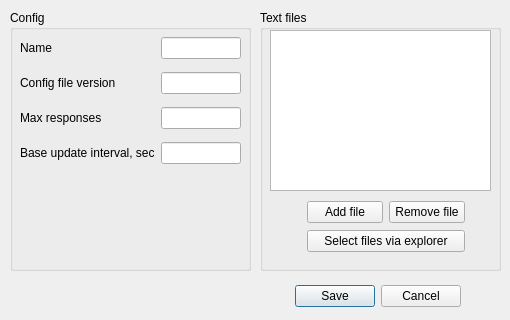
<?xml version="1.0" encoding="UTF-8"?>
<ui version="4.0">
    <class>SettingsDialog</class>
    <widget class="QDialog" name="SettingsDialog">
        <property name="geometry">
            <rect>
                <x>0</x>
                <y>0</y>
                <width>510</width>
                <height>320</height>
            </rect>
        </property>
        <property name="sizePolicy">
            <sizepolicy hsizetype="Fixed" vsizetype="Fixed">
                <horstretch>0</horstretch>
                <verstretch>0</verstretch>
            </sizepolicy>
        </property>
        <property name="minimumSize">
            <size>
                <width>510</width>
                <height>320</height>
            </size>
        </property>
        <property name="maximumSize">
            <size>
                <width>510</width>
                <height>320</height>
            </size>
        </property>
        <property name="windowTitle">
            <string>Settings</string>
        </property>
        <widget class="QDialogButtonBox" name="buttonBox">
            <property name="geometry">
                <rect>
                    <x>50</x>
                    <y>280</y>
                    <width>411</width>
                    <height>32</height>
                </rect>
            </property>
            <property name="orientation">
                <enum>Qt::Horizontal</enum>
            </property>
            <property name="standardButtons">
                <set>QDialogButtonBox::Cancel|QDialogButtonBox::Save</set>
            </property>
            <property name="centerButtons">
                <bool>false</bool>
            </property>
        </widget>
        <widget class="QGroupBox" name="groupBox">
            <property name="geometry">
                <rect>
                    <x>10</x>
                    <y>10</y>
                    <width>241</width>
                    <height>261</height>
                </rect>
            </property>
            <property name="title">
                <string>Config</string>
            </property>
            <widget class="QWidget" name="">
                <property name="geometry">
                    <rect>
                        <x>10</x>
                        <y>20</y>
                        <width>221</width>
                        <height>141</height>
                    </rect>
                </property>
                <layout class="QGridLayout" name="gridLayout" columnstretch="1,1">
                    <item row="0" column="0">
                        <widget class="QLabel" name="labelName">
                            <property name="text">
                                <string>Name</string>
                            </property>
                        </widget>
                    </item>
                    <item row="0" column="1">
                        <widget class="QLineEdit" name="lineEditName">
                            <property name="enabled">
                                <bool>true</bool>
                            </property>
                            <property name="readOnly">
                                <bool>true</bool>
                            </property>
                        </widget>
                    </item>
                    <item row="1" column="0">
                        <widget class="QLabel" name="labelVersion">
                            <property name="text">
                                <string>Config file version</string>
                            </property>
                        </widget>
                    </item>
                    <item row="1" column="1">
                        <widget class="QLineEdit" name="lineEditVersion">
                            <property name="enabled">
                                <bool>true</bool>
                            </property>
                            <property name="readOnly">
                                <bool>true</bool>
                            </property>
                        </widget>
                    </item>
                    <item row="2" column="0">
                        <widget class="QLabel" name="labelResposes">
                            <property name="text">
                                <string>Max responses</string>
                            </property>
                        </widget>
                    </item>
                    <item row="2" column="1">
                        <widget class="QLineEdit" name="lineEditMaxResponses"/>
                    </item>
                    <item row="3" column="0">
                        <widget class="QLabel" name="labelUpdateInterval">
                            <property name="text">
                                <string>Base update interval, sec</string>
                            </property>
                        </widget>
                    </item>
                    <item row="3" column="1">
                        <widget class="QLineEdit" name="lineEditUpdateInterval"/>
                    </item>
                </layout>
            </widget>
        </widget>
        <widget class="QGroupBox" name="groupBox_2">
            <property name="geometry">
                <rect>
                    <x>260</x>
                    <y>10</y>
                    <width>241</width>
                    <height>261</height>
                </rect>
            </property>
            <property name="title">
                <string>Text files</string>
            </property>
            <widget class="QListWidget" name="listWidget">
                <property name="geometry">
                    <rect>
                        <x>10</x>
                        <y>20</y>
                        <width>221</width>
                        <height>161</height>
                    </rect>
                </property>
                <property name="selectionMode">
                    <enum>QAbstractItemView::ExtendedSelection</enum>
                </property>
            </widget>
            <widget class="QWidget" name="">
                <property name="geometry">
                    <rect>
                        <x>47</x>
                        <y>190</y>
                        <width>158</width>
                        <height>54</height>
                    </rect>
                </property>
                <layout class="QGridLayout" name="gridLayout_2">
                    <item row="0" column="1">
                        <widget class="QPushButton" name="removeButton">
                            <property name="text">
                                <string>Remove file</string>
                            </property>
                        </widget>
                    </item>
                    <item row="0" column="0">
                        <widget class="QPushButton" name="addButton">
                            <property name="text">
                                <string>Add file</string>
                            </property>
                        </widget>
                    </item>
                    <item row="1" column="0" colspan="2">
                        <widget class="QPushButton" name="selectButton">
                            <property name="text">
                                <string>Select files via explorer</string>
                            </property>
                        </widget>
                    </item>
                </layout>
            </widget>
        </widget>
    </widget>
    <resources/>
    <connections>
        <connection>
            <sender>buttonBox</sender>
            <signal>accepted()</signal>
            <receiver>SettingsDialog</receiver>
            <slot>saveSettings()</slot>
            <hints>
                <hint type="sourcelabel">
                    <x>248</x>
                    <y>284</y>
                </hint>
                <hint type="destinationlabel">
                    <x>157</x>
                    <y>274</y>
                </hint>
            </hints>
        </connection>
        <connection>
            <sender>buttonBox</sender>
            <signal>rejected()</signal>
            <receiver>SettingsDialog</receiver>
            <slot>reject()</slot>
            <hints>
                <hint type="sourcelabel">
                    <x>316</x>
                    <y>290</y>
                </hint>
                <hint type="destinationlabel">
                    <x>286</x>
                    <y>274</y>
                </hint>
            </hints>
        </connection>
        <connection>
            <sender>addButton</sender>
            <signal>clicked()</signal>
            <receiver>SettingsDialog</receiver>
            <slot>addFile()</slot>
            <hints>
                <hint type="sourcelabel">
                    <x>342</x>
                    <y>214</y>
                </hint>
                <hint type="destinationlabel">
                    <x>395</x>
                    <y>291</y>
                </hint>
            </hints>
        </connection>
        <connection>
            <sender>removeButton</sender>
            <signal>clicked()</signal>
            <receiver>SettingsDialog</receiver>
            <slot>removeFile()</slot>
            <hints>
                <hint type="sourcelabel">
                    <x>420</x>
                    <y>213</y>
                </hint>
                <hint type="destinationlabel">
                    <x>467</x>
                    <y>292</y>
                </hint>
            </hints>
        </connection>
        <connection>
            <sender>selectButton</sender>
            <signal>clicked()</signal>
            <receiver>SettingsDialog</receiver>
            <slot>selectFiles()</slot>
            <hints>
                <hint type="sourcelabel">
                    <x>444</x>
                    <y>240</y>
                </hint>
                <hint type="destinationlabel">
                    <x>504</x>
                    <y>222</y>
                </hint>
            </hints>
        </connection>
        <connection>
            <sender>listWidget</sender>
            <signal>itemChanged(QListWidgetItem*)</signal>
            <receiver>SettingsDialog</receiver>
            <slot>checkFileExists(QListWidgetItem*)</slot>
            <hints>
                <hint type="sourcelabel">
                    <x>366</x>
                    <y>95</y>
                </hint>
                <hint type="destinationlabel">
                    <x>339</x>
                    <y>7</y>
                </hint>
            </hints>
        </connection>
    </connections>
    <slots>
        <slot>addFile()</slot>
        <slot>removeFile()</slot>
        <slot>saveSettings()</slot>
        <slot>selectFiles()</slot>
        <slot>checkFileExists(QListWidgetItem*)</slot>
    </slots>
</ui>
